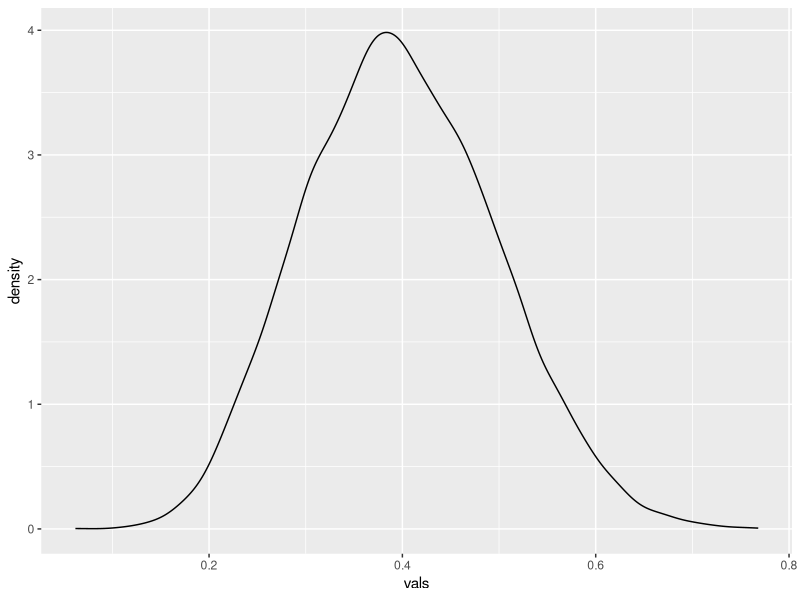
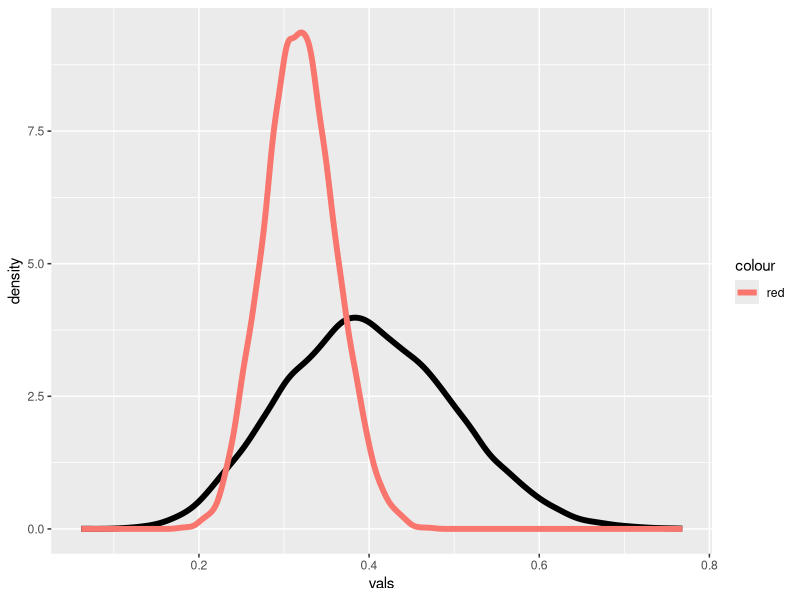

The R script that drew these images, in order:
library(ggplot2)
x.bar<-.4
s<-.1
s.sq<-s^2

alpha<-x.bar*(x.bar*(1-x.bar)/s.sq-1)

beta<-alpha/x.bar-alpha

sim.vals<-data.frame(vals=rbeta(10000,alpha,beta))
#Visualize Prior
ggplot(aes(x=vals),data=sim.vals)+geom_density()


#Roll Die

n<-100
y<-30

alpha.star<-y+alpha
beta.star<-n-y+beta


sim.vals.posterior<-data.frame(vals=rbeta(10000,alpha.star,beta.star))
#Visualize Prior
ggplot(aes(x=vals),data=sim.vals,colour="black")+stat_density(geom="line",lwd=2,colour="black")+
  stat_density(geom="line",aes(x=vals,colour="red"),data=sim.vals.posterior,lwd=2)
